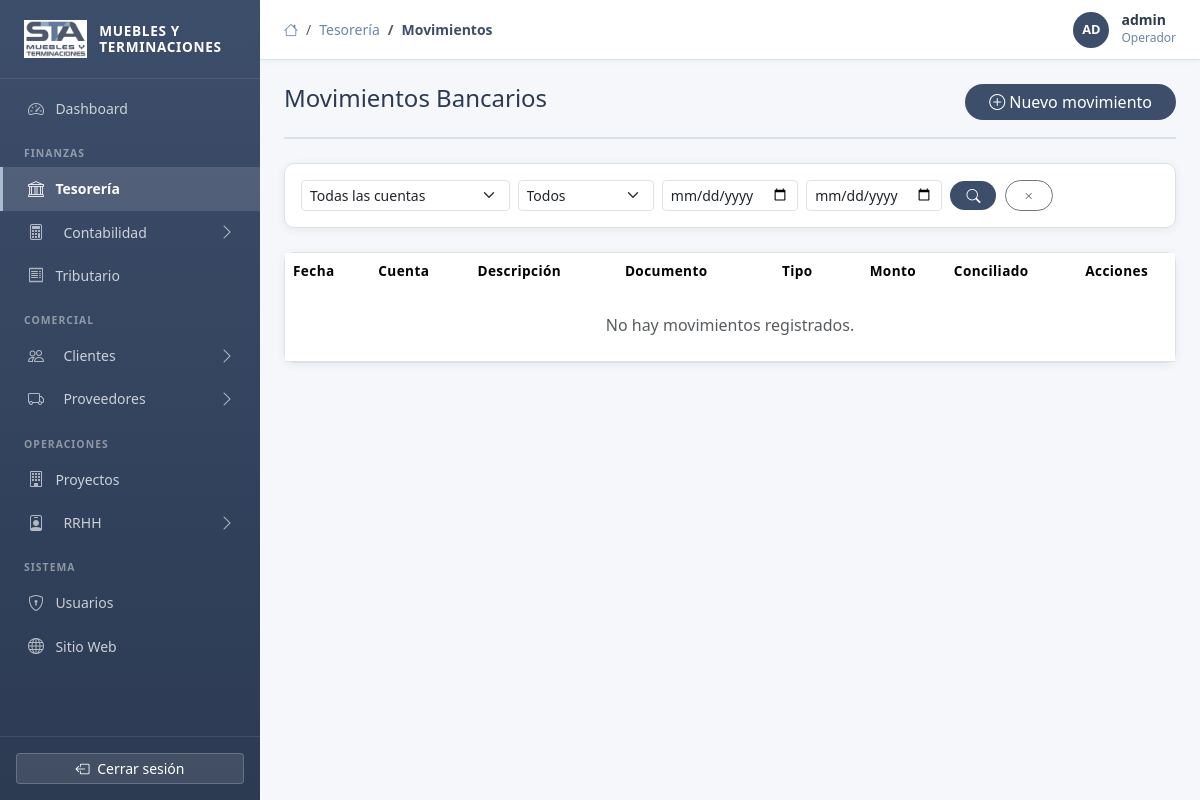
Before: /gestion/tesoreria/movimientos/ (signed in) with the older database file.
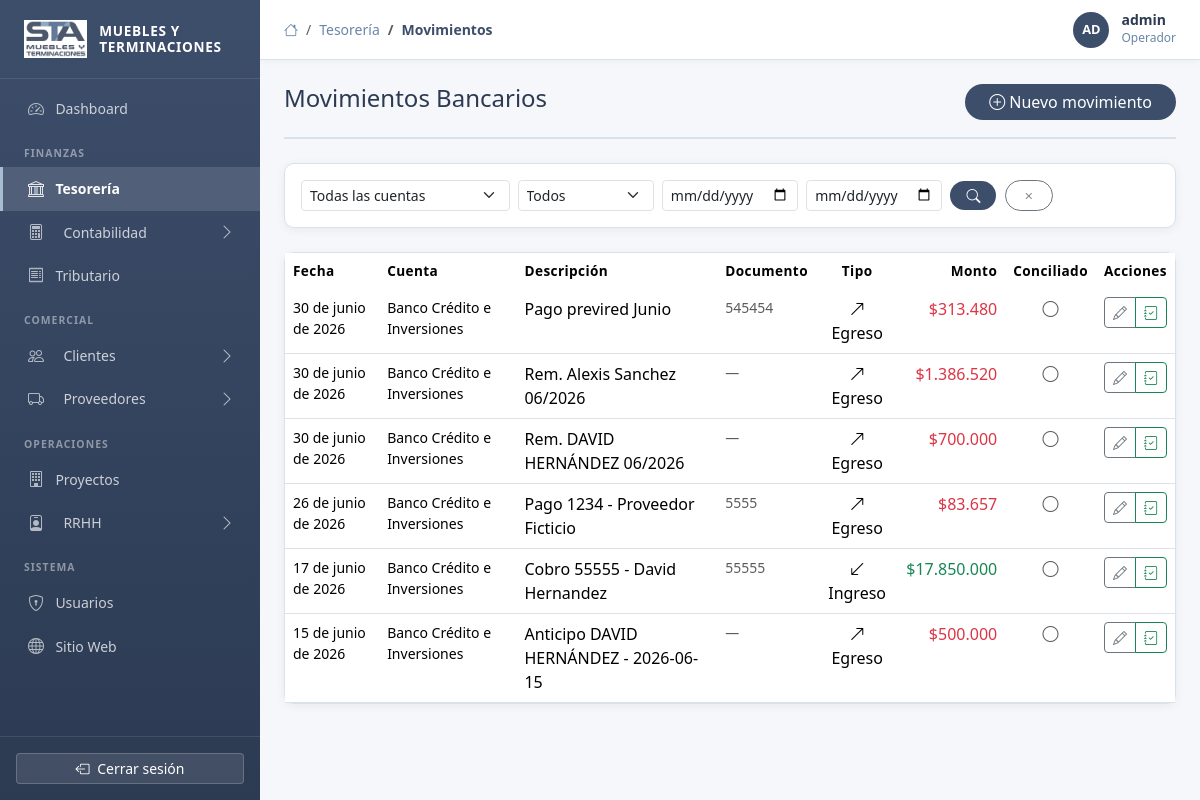
After: the same page with the newer database file.
### apps/accounts/models.py (models this page shows, shortened)
class CustomUser(AbstractUser):
    ROL_CHOICES = [
        ('admin', 'Administrador'),
        ('gerente', 'Gerente'),
        ('contador', 'Contador'),
        ('rrhh', 'Recursos Humanos'),
        ('tesorero', 'Tesorero'),
        ('vendedor', 'Vendedor'),
        ('operador', 'Operador'),
        ('solo_lectura', 'Solo Lectura'),
    ]
    rol = models.CharField(max_length=20, choices=ROL_CHOICES, default='operador', verbose_name='Rol')
    cargo = models.CharField(max_length=100, blank=True, verbose_name='Cargo')
    telefono = models.CharField(max_length=20, blank=True, verbose_name='Teléfono')
    avatar = models.ImageField(upload_to='avatars/', null=True, blank=True, verbose_name='Avatar')
    class Meta:
        verbose_name = 'Usuario'
        verbose_name_plural = 'Usuarios'
    @property
    def nombre_display(self):
        return self.get_full_name() or self.username

### apps/tesoreria/models.py (models this page shows, shortened)
class MovimientoBancario(TimeStampedModel):
    TIPO_CHOICES = [
        ('ingreso', 'Ingreso'),
        ('egreso', 'Egreso'),
    ]
    cuenta = models.ForeignKey(
        CuentaBancaria, on_delete=models.PROTECT,
        related_name='movimientos', verbose_name='Cuenta bancaria'
    )
    fecha = models.DateField(verbose_name='Fecha')
    tipo = models.CharField(max_length=10, choices=TIPO_CHOICES, verbose_name='Tipo')
    monto = models.DecimalField(max_digits=15, decimal_places=2, verbose_name='Monto')
    descripcion = models.CharField(max_length=300, verbose_name='Descripción')
    cuenta_contable = models.ForeignKey(
        'contabilidad.PlanCuentas', null=True, blank=True,
        on_delete=models.SET_NULL, verbose_name='Cuenta contable'
    )
    proyecto = models.ForeignKey(
        'proyectos.Proyecto', null=True, blank=True,
        on_delete=models.SET_NULL, verbose_name='Proyecto'
    )
    documento = models.CharField(max_length=50, blank=True, verbose_name='N° Documento')
    conciliado = models.BooleanField(default=False, verbose_name='Conciliado')
    class Meta:
        verbose_name = 'Movimiento Bancario'
        verbose_name_plural = 'Movimientos Bancarios'
        ordering = ['-fecha', '-creado_en']

class CuentaBancaria(TimeStampedModel):
    banco = models.ForeignKey(Banco, on_delete=models.PROTECT, related_name='cuentas', verbose_name='Banco')
    numero = models.CharField(max_length=30, verbose_name='Número de cuenta')
    tipo = models.CharField(max_length=20, choices=TIPO_CHOICES, default='corriente', verbose_name='Tipo')
    descripcion = models.CharField(max_length=100, blank=True, verbose_name='Descripción')
    saldo_inicial = models.DecimalField(max_digits=15, decimal_places=2, default=0, verbose_name='Saldo inicial')
    activa = models.BooleanField(default=True, verbose_name='Activa')
    cuenta_contable = models.ForeignKey(
        'contabilidad.PlanCuentas', null=True, blank=True,
        on_delete=models.SET_NULL, verbose_name='Cuenta Contable',
        help_text='Cuenta del plan de cuentas que representa esta cuenta bancaria.'
    )
    class Meta:
        verbose_name = 'Cuenta Bancaria'
        verbose_name_plural = 'Cuentas Bancarias'
        unique_together = ('banco', 'numero')

class Banco(TimeStampedModel):
    nombre = models.CharField(max_length=100, verbose_name='Nombre del Banco')
    codigo = models.CharField(max_length=10, unique=True, verbose_name='Código banco')
    class Meta:
        verbose_name = 'Banco'
        verbose_name_plural = 'Bancos'
        ordering = ['nombre']

### apps/tesoreria/views.py (the view)
# urls.py: path('movimientos/', views.MovimientoListView.as_view(), name='movimiento_list'),
class MovimientoListView(GestionMixin, ListView):
    model = MovimientoBancario
    template_name = 'admin/tesoreria/movimiento_list.html'
    context_object_name = 'movimientos'
    paginate_by = 30
    def get_queryset(self):
        qs = MovimientoBancario.objects.select_related('cuenta__banco', 'proyecto')
        cuenta_id = self.request.GET.get('cuenta')
        if cuenta_id:
            qs = qs.filter(cuenta_id=cuenta_id)
        tipo = self.request.GET.get('tipo')
        if tipo:
            qs = qs.filter(tipo=tipo)
        return qs.order_by('-fecha', '-creado_en')
    def get_context_data(self, **kwargs):
        ctx = super().get_context_data(**kwargs)
        ctx['cuentas'] = CuentaBancaria.objects.select_related('banco').filter(activa=True)
        ctx['titulo'] = 'Movimientos Bancarios'
        return ctx

### templates/admin/tesoreria/movimiento_list.html (shortened to what this page needs)
{% extends 'base_admin.html' %}
{% load custom_tags %}
{% block breadcrumb %}
  <li class="breadcrumb-item"><a href="{% url 'tesoreria:resumen' %}">Tesorería</a></li>
  <li class="breadcrumb-item active">Movimientos</li>
{% endblock %}
{% block content %}
<div class="page-header">
  <h4 class="page-title">Movimientos Bancarios</h4>
  <a href="{% url 'tesoreria:movimiento_create' %}" class="btn btn-sta rounded-pill px-4">
    <i class="bi bi-plus-circle me-1"></i>Nuevo movimiento
  </a>
</div>
<div class="card-sta p-3 mb-4">
  <form method="get" class="row g-2 align-items-end">
    <div class="col-sm-3">
      <select name="cuenta" class="form-select form-select-sm">
        <option value="">Todas las cuentas</option>
      </select>
    </div>
    <div class="col-sm-2">
      <select name="tipo" class="form-select form-select-sm">
        <option value="">Todos</option>
      </select>
    </div>
    <div class="col-sm-2">
      <input type="date" name="desde" class="form-control form-control-sm" value="{{ request.GET.desde }}" placeholder="Desde">
    </div>
    <div class="col-sm-2">
      <input type="date" name="hasta" class="form-control form-control-sm" value="{{ request.GET.hasta }}" placeholder="Hasta">
    </div>
    <div class="col-auto">
      <button type="submit" class="btn btn-sta btn-sm rounded-pill px-3"><i class="bi bi-search"></i></button>
      <a href="{% url 'tesoreria:movimiento_list' %}" class="btn btn-outline-secondary btn-sm rounded-pill px-3 ms-1"><i class="bi bi-x"></i></a>
    </div>
  </form>
</div>
<div class="card-sta p-0">
  <div class="table-responsive">
    <table class="table table-sta mb-0">
      <thead>
        <tr>
          <th>Fecha</th><th>Cuenta</th><th>Descripción</th><th>Documento</th>
          <th class="text-center">Tipo</th><th class="text-end">Monto</th>
          <th class="text-center">Conciliado</th><th class="text-center">Acciones</th>
        </tr>
      </thead>
      <tbody>
        {% for m in movimientos %}
        <tr>
          <td class="small">{{ m.fecha }}</td>
          <td class="small">{{ m.cuenta.banco.nombre }}</td>
          <td>{{ m.descripcion|truncatechars:45 }}</td>
          <td class="small text-muted">{{ m.documento|default:"—" }}</td>
          <td class="text-center">
            {% if m.tipo == 'ingreso' %}
              <span class="badge-estado activo"><i class="bi bi-arrow-down-left"></i> Ingreso</span>
            {% else %}
              <span class="badge-estado vencida"><i class="bi bi-arrow-up-right"></i> Egreso</span>
            {% endif %}
          </td>
          <td class="text-end fw-700 {% if m.tipo == 'ingreso' %}text-success{% else %}text-danger{% endif %}">
            {{ m.monto|moneda_chilena }}
          </td>
          <td class="text-center">
            {% if m.conciliado %}<i class="bi bi-check-circle-fill text-success"></i>
            {% else %}<i class="bi bi-circle text-muted"></i>{% endif %}
          </td>
          <td class="text-center">
            <div class="btn-group btn-group-sm">
              <a href="{% url 'tesoreria:movimiento_update' m.pk %}" class="btn btn-outline-secondary btn-sm" title="Editar">
                <i class="bi bi-pencil"></i>
              </a>
              {% with asiento=m.asientos.all|dictsort:"numero"|last %}
                {% if asiento and asiento.estado != 'anulado' %}
                  <a href="{% url 'contabilidad:asiento_detail' asiento.pk %}" class="btn btn-outline-success btn-sm" title="Ver asiento {{ asiento.numero }}">
                    <i class="bi bi-journal-check"></i>
                  </a>
                {% endif %}
              {% endwith %}
            </div>
          </td>
        </tr>
        {% empty %}
        <tr><td colspan="8" class="text-center text-muted py-4">No hay movimientos registrados.</td></tr>
        {% endfor %}
      </tbody>
    </table>
  </div>
</div>
{% endblock %}

### templates/base_admin.html (shortened to what this page needs)
{% load static %}
<!DOCTYPE html>
<html lang="es">
<head>
  <link href="https://cdn.jsdelivr.net/npm/bootstrap@5.3.3/dist/css/bootstrap.min.css" rel="stylesheet">
  <link href="https://cdn.jsdelivr.net/npm/bootstrap-icons@1.11.3/font/bootstrap-icons.min.css" rel="stylesheet">
  <link rel="stylesheet" href="{% static 'css/main.css' %}">
  <link rel="stylesheet" href="{% static 'css/admin.css' %}">
</head>
<body>
<div class="admin-wrapper">
  <aside class="admin-sidebar" id="adminSidebar">
    <div class="sidebar-brand">
      {% if logo_exists %}
        <img src="{% static 'img/logo.png' %}" alt="STA">
      {% else %}
        <div style="width:38px;height:38px;background:rgba(255,255,255,0.15);border-radius:8px;display:flex;align-items:center;justify-content:center;font-weight:800;font-size:1rem;color:white;">STA</div>
      {% endif %}
      <span>Muebles y<br>Terminaciones</span>
    </div>
    <nav class="flex-grow-1 py-2 overflow-auto">
      <a href="{% url 'dashboard:index' %}" class="nav-link {% if request.resolver_match.namespace == 'dashboard' %}active{% endif %}">
        <i class="bi bi-speedometer2"></i> Dashboard
      </a>
      <div class="nav-section-title">Finanzas</div>
      <a href="{% url 'tesoreria:resumen' %}" class="nav-link {% if request.resolver_match.namespace == 'tesoreria' %}active{% endif %}">
        <i class="bi bi-bank"></i> Tesorería
      </a>
      <a class="nav-link nav-group-toggle d-flex align-items-center {% if request.resolver_match.namespace != 'contabilidad' %}collapsed{% endif %}"
         data-bs-toggle="collapse" href="#nav-contabilidad" role="button"
         aria-expanded="{% if request.resolver_match.namespace == 'contabilidad' %}true{% else %}false{% endif %}">
        <i class="bi bi-calculator me-2"></i><span>Contabilidad</span>
        <i class="bi bi-chevron-down nav-chevron ms-auto"></i>
      </a>
      <a href="{% url 'tributario:resumen' %}" class="nav-link {% if request.resolver_match.namespace == 'tributario' %}active{% endif %}">
        <i class="bi bi-receipt"></i> Tributario
      </a>
      <div class="nav-section-title">Comercial</div>
      <a class="nav-link nav-group-toggle d-flex align-items-center {% if request.resolver_match.namespace != 'clientes' %}collapsed{% endif %}"
         data-bs-toggle="collapse" href="#nav-clientes" role="button"
         aria-expanded="{% if request.resolver_match.namespace == 'clientes' %}true{% else %}false{% endif %}">
        <i class="bi bi-people me-2"></i><span>Clientes</span>
        <i class="bi bi-chevron-down nav-chevron ms-auto"></i>
      </a>
      <a class="nav-link nav-group-toggle d-flex align-items-center {% if request.resolver_match.namespace != 'proveedores' %}collapsed{% endif %}"
         data-bs-toggle="collapse" href="#nav-proveedores" role="button"
         aria-expanded="{% if request.resolver_match.namespace == 'proveedores' %}true{% else %}false{% endif %}">
        <i class="bi bi-truck me-2"></i><span>Proveedores</span>
        <i class="bi bi-chevron-down nav-chevron ms-auto"></i>
      </a>
      <div class="nav-section-title">Operaciones</div>
      <a href="{% url 'proyectos:proyecto_list' %}" class="nav-link {% if request.resolver_match.namespace == 'proyectos' %}active{% endif %}">
        <i class="bi bi-building"></i> Proyectos
      </a>
      <a class="nav-link nav-group-toggle d-flex align-items-center {% if request.resolver_match.namespace != 'rrhh' %}collapsed{% endif %}"
         data-bs-toggle="collapse" href="#nav-rrhh" role="button"
         aria-expanded="{% if request.resolver_match.namespace == 'rrhh' %}true{% else %}false{% endif %}">
        <i class="bi bi-person-badge me-2"></i><span>RRHH</span>
        <i class="bi bi-chevron-down nav-chevron ms-auto"></i>
      </a>
      <div class="nav-section-title">Sistema</div>
      <a href="{% url 'accounts:usuario_list' %}" class="nav-link {% if request.resolver_match.namespace == 'accounts' and request.resolver_match.url_name == 'usuario_list' %}active{% endif %}">
        <i class="bi bi-shield-lock"></i> Usuarios
      </a>
      <a href="{% url 'web:index' %}" class="nav-link" target="_blank">
        <i class="bi bi-globe"></i> Sitio Web
      </a>
    </nav>
    <div class="p-3 border-top" style="border-color:rgba(255,255,255,0.1)!important;">
      <form method="post" action="{% url 'accounts:logout' %}">
        <button type="submit" class="btn btn-sm w-100 text-white" style="background:rgba(255,255,255,0.1);border:1px solid rgba(255,255,255,0.2);">
          <i class="bi bi-box-arrow-left me-1"></i> Cerrar sesión
        </button>
      </form>
    </div>
  </aside>
  <div class="admin-content">
    <header class="admin-topbar">
      <div class="d-flex align-items-center gap-3">
        <nav aria-label="breadcrumb">
          <ol class="breadcrumb mb-0">
            <li class="breadcrumb-item"><a href="{% url 'dashboard:index' %}"><i class="bi bi-house"></i></a></li>
            {% block breadcrumb %}{% endblock %}
          </ol>
        </nav>
      </div>
      <div class="topbar-user">
        {% if user.is_authenticated %}
          <div class="avatar">{{ user.nombre_display|slice:":2"|upper }}</div>
          <div class="d-none d-md-block">
            <div class="fw-600" style="line-height:1.2;">{{ user.nombre_display }}</div>
            <div style="font-size:.75rem;color:var(--sta-steel);">{{ user.get_rol_display }}</div>
          </div>
        {% endif %}
      </div>
    </header>
    <main class="admin-main">
      {% block content %}{% endblock %}
    </main>
  </div>
</div>
</body>
</html>

Changed rows visible on the page:
added MovimientoBancario: fecha "30 de junio de 2026", cuenta.banco.nombre "Banco Crédito e Inversiones", descripcion "Pago previred Junio", documento "545454", tipo "egreso" (drawn), monto|moneda_chilena "$313.480", conciliado False (drawn)
added MovimientoBancario: fecha "30 de junio de 2026", cuenta.banco.nombre "Banco Crédito e Inversiones", descripcion "Rem. Alexis Sanchez 06/2026", documento "—", tipo "egreso" (drawn), monto|moneda_chilena "$1.386.520", conciliado False (drawn)
added MovimientoBancario: fecha "30 de junio de 2026", cuenta.banco.nombre "Banco Crédito e Inversiones", descripcion "Rem. DAVID HERNÁNDEZ 06/2026", documento "—", tipo "egreso" (drawn), monto|moneda_chilena "$700.000", conciliado False (drawn)
added MovimientoBancario: fecha "26 de junio de 2026", cuenta.banco.nombre "Banco Crédito e Inversiones", descripcion "Pago 1234 - Proveedor Ficticio", documento "5555", tipo "egreso" (drawn), monto|moneda_chilena "$83.657", conciliado False (drawn)
added MovimientoBancario: fecha "17 de junio de 2026", cuenta.banco.nombre "Banco Crédito e Inversiones", descripcion "Cobro 55555 - David Hernandez", documento "55555", tipo "ingreso" (drawn), monto|moneda_chilena "$17.850.000", conciliado False (drawn)
added MovimientoBancario: fecha "15 de junio de 2026", cuenta.banco.nombre "Banco Crédito e Inversiones", descripcion "Anticipo DAVID HERNÁNDEZ - 2026-06-15", documento "—", tipo "egreso" (drawn), monto|moneda_chilena "$500.000", conciliado False (drawn)
Other visible differences:
text no longer shown: "No hay movimientos registrados."
